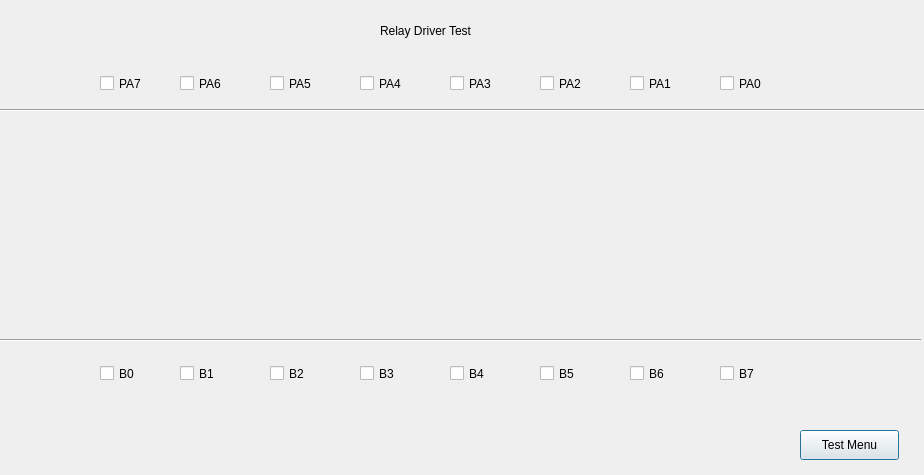
<?xml version="1.0" encoding="UTF-8"?>
<ui version="4.0">
 <class>relaydriver</class>
 <widget class="QDialog" name="relaydriver">
  <property name="geometry">
   <rect>
    <x>0</x>
    <y>0</y>
    <width>924</width>
    <height>475</height>
   </rect>
  </property>
  <property name="windowTitle">
   <string>Dialog</string>
  </property>
  <widget class="QLabel" name="label">
   <property name="geometry">
    <rect>
     <x>380</x>
     <y>20</y>
     <width>131</width>
     <height>22</height>
    </rect>
   </property>
   <property name="text">
    <string>Relay Driver Test</string>
   </property>
  </widget>
  <widget class="QCheckBox" name="cb_pa7">
   <property name="geometry">
    <rect>
     <x>100</x>
     <y>70</y>
     <width>101</width>
     <height>27</height>
    </rect>
   </property>
   <property name="text">
    <string>PA7</string>
   </property>
  </widget>
  <widget class="QCheckBox" name="cb_pa6">
   <property name="geometry">
    <rect>
     <x>180</x>
     <y>70</y>
     <width>101</width>
     <height>27</height>
    </rect>
   </property>
   <property name="text">
    <string>PA6</string>
   </property>
  </widget>
  <widget class="QCheckBox" name="cb_pa5">
   <property name="geometry">
    <rect>
     <x>270</x>
     <y>70</y>
     <width>101</width>
     <height>27</height>
    </rect>
   </property>
   <property name="text">
    <string>PA5</string>
   </property>
  </widget>
  <widget class="QCheckBox" name="cb_pa4">
   <property name="geometry">
    <rect>
     <x>360</x>
     <y>70</y>
     <width>101</width>
     <height>27</height>
    </rect>
   </property>
   <property name="text">
    <string>PA4</string>
   </property>
  </widget>
  <widget class="QCheckBox" name="cb_pa3">
   <property name="geometry">
    <rect>
     <x>450</x>
     <y>70</y>
     <width>101</width>
     <height>27</height>
    </rect>
   </property>
   <property name="text">
    <string>PA3</string>
   </property>
  </widget>
  <widget class="QCheckBox" name="cb_pa2">
   <property name="geometry">
    <rect>
     <x>540</x>
     <y>70</y>
     <width>101</width>
     <height>27</height>
    </rect>
   </property>
   <property name="text">
    <string>PA2</string>
   </property>
  </widget>
  <widget class="QCheckBox" name="cb_pa1">
   <property name="geometry">
    <rect>
     <x>630</x>
     <y>70</y>
     <width>101</width>
     <height>27</height>
    </rect>
   </property>
   <property name="text">
    <string>PA1</string>
   </property>
  </widget>
  <widget class="QCheckBox" name="cb_pa0">
   <property name="geometry">
    <rect>
     <x>720</x>
     <y>70</y>
     <width>101</width>
     <height>27</height>
    </rect>
   </property>
   <property name="text">
    <string>PA0</string>
   </property>
  </widget>
  <widget class="Line" name="line">
   <property name="geometry">
    <rect>
     <x>-3</x>
     <y>100</y>
     <width>931</width>
     <height>20</height>
    </rect>
   </property>
   <property name="orientation">
    <enum>Qt::Horizontal</enum>
   </property>
  </widget>
  <widget class="Line" name="line_2">
   <property name="geometry">
    <rect>
     <x>-10</x>
     <y>330</y>
     <width>931</width>
     <height>20</height>
    </rect>
   </property>
   <property name="orientation">
    <enum>Qt::Horizontal</enum>
   </property>
  </widget>
  <widget class="QCheckBox" name="cb_b5">
   <property name="geometry">
    <rect>
     <x>540</x>
     <y>360</y>
     <width>101</width>
     <height>27</height>
    </rect>
   </property>
   <property name="text">
    <string>B5</string>
   </property>
  </widget>
  <widget class="QCheckBox" name="cb_b1">
   <property name="geometry">
    <rect>
     <x>180</x>
     <y>360</y>
     <width>101</width>
     <height>27</height>
    </rect>
   </property>
   <property name="text">
    <string>B1</string>
   </property>
  </widget>
  <widget class="QCheckBox" name="cb_b3">
   <property name="geometry">
    <rect>
     <x>360</x>
     <y>360</y>
     <width>101</width>
     <height>27</height>
    </rect>
   </property>
   <property name="text">
    <string>B3</string>
   </property>
  </widget>
  <widget class="QCheckBox" name="cb_b7">
   <property name="geometry">
    <rect>
     <x>720</x>
     <y>360</y>
     <width>101</width>
     <height>27</height>
    </rect>
   </property>
   <property name="text">
    <string>B7</string>
   </property>
  </widget>
  <widget class="QCheckBox" name="cb_b0">
   <property name="geometry">
    <rect>
     <x>100</x>
     <y>360</y>
     <width>101</width>
     <height>27</height>
    </rect>
   </property>
   <property name="text">
    <string>B0</string>
   </property>
  </widget>
  <widget class="QCheckBox" name="cb_b4">
   <property name="geometry">
    <rect>
     <x>450</x>
     <y>360</y>
     <width>101</width>
     <height>27</height>
    </rect>
   </property>
   <property name="text">
    <string>B4</string>
   </property>
  </widget>
  <widget class="QCheckBox" name="cb_b2">
   <property name="geometry">
    <rect>
     <x>270</x>
     <y>360</y>
     <width>101</width>
     <height>27</height>
    </rect>
   </property>
   <property name="text">
    <string>B2</string>
   </property>
  </widget>
  <widget class="QCheckBox" name="cb_b6">
   <property name="geometry">
    <rect>
     <x>630</x>
     <y>360</y>
     <width>101</width>
     <height>27</height>
    </rect>
   </property>
   <property name="text">
    <string>B6</string>
   </property>
  </widget>
  <widget class="QPushButton" name="pb_testmenu">
   <property name="geometry">
    <rect>
     <x>800</x>
     <y>430</y>
     <width>99</width>
     <height>30</height>
    </rect>
   </property>
   <property name="text">
    <string>Test Menu</string>
   </property>
  </widget>
 </widget>
 <resources/>
 <connections/>
</ui>
